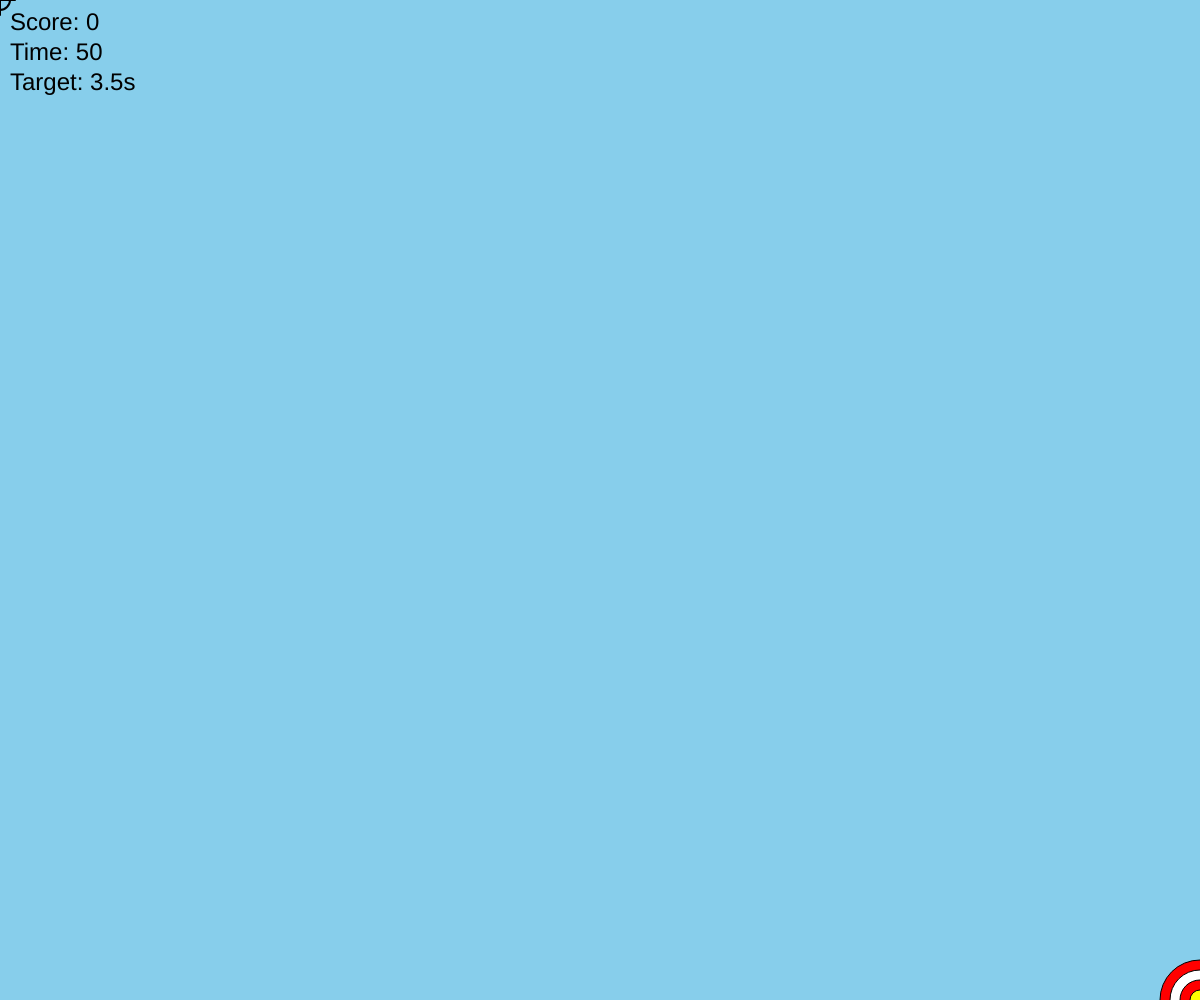
Frame 1 (no input)
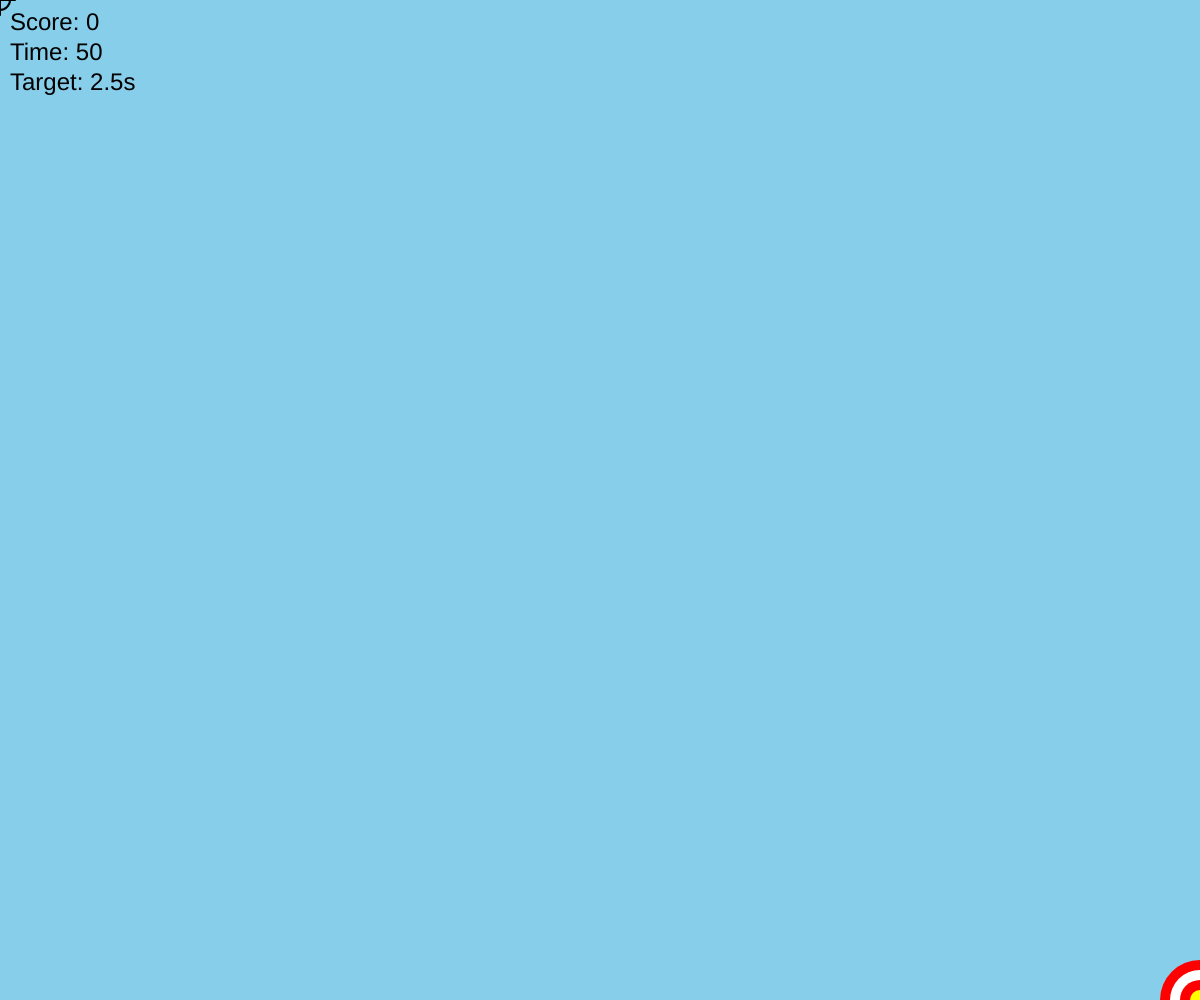
Frame 60 (no input)
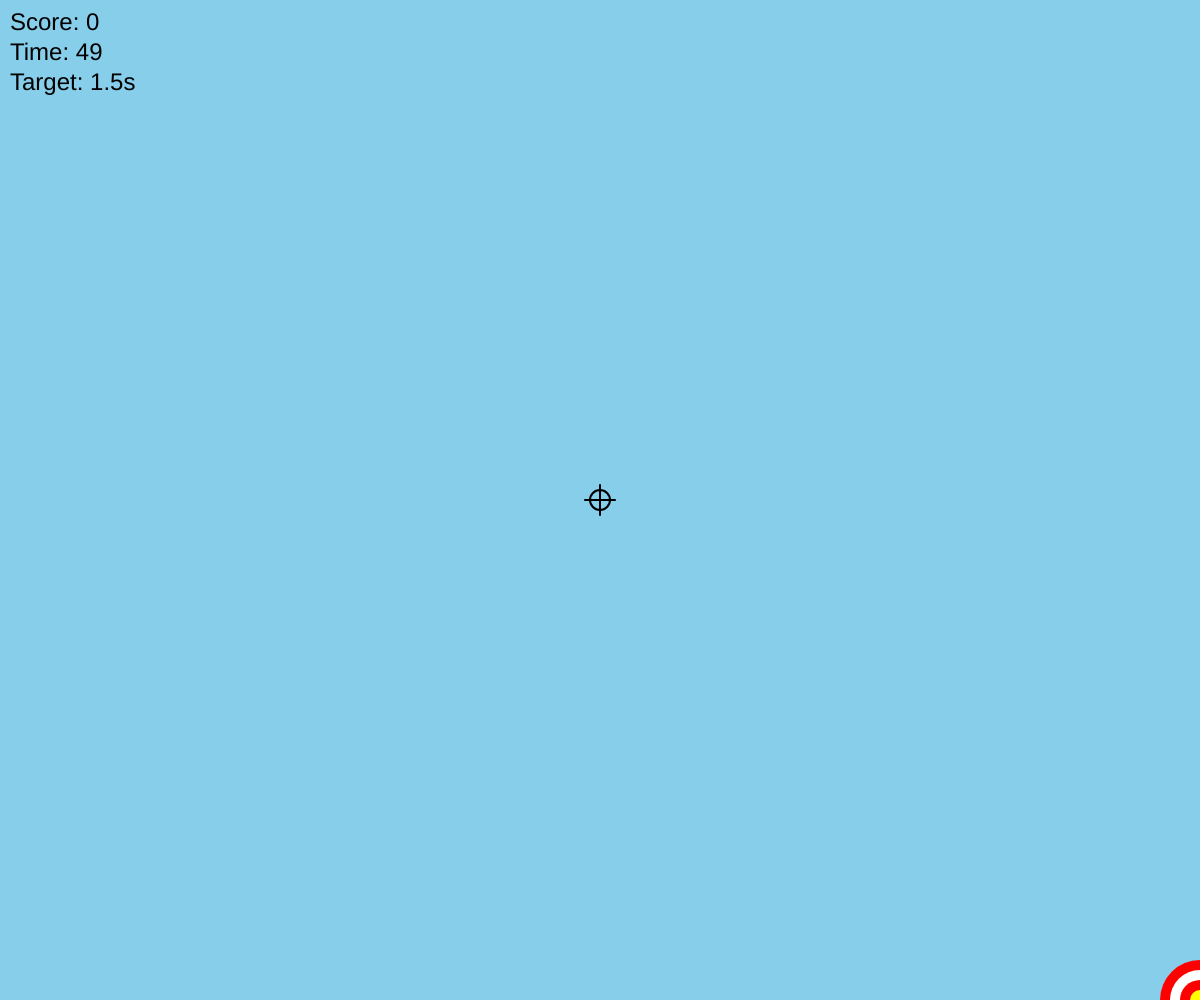
Frame 120 (the mouse pressed at the canvas centre since frame 60)

The p5.js sketch that drew these frames (run headless with seeded random() and noise() and a simulated clock; from frame 60 on, the mouse is pressed at the canvas centre):

// p5.js sketch
// ── sketch.js
let targetX = 300;
let targetY = 200;
let targetSize = 80;
let score = 0;
let timeLeft = 50;
let gameOver = false;
let targetTimeLeft = 3.5;
let maxTargetTime = 3.5;
let freezeTimeLeft = 0;

function setup() {
  createCanvas(windowWidth, windowHeight);
  noCursor();
  targetX = windowWidth;
  targetY = windowHeight;
}

function windowResized() {
  resizeCanvas(windowWidth, windowHeight);
}

function draw() {
  background(135, 206, 235);

  if (gameOver) {
    fill(0);
    textSize(48);
    textAlign(CENTER);
    text("GAME OVER", width / 2, height / 2 - 50);
    textSize(32);
    text("Final score: " + score, width / 2, height / 2 + 20);
    textSize(20);
    text("Click to play again", width / 2, height / 2 + 80);
    textAlign(LEFT);
  } else {
    fill(255, 0, 0);
    circle(targetX, targetY, targetSize);

    fill(255, 255, 255);
    circle(targetX, targetY, targetSize * 0.75);

    fill(255, 0, 0);
    circle(targetX, targetY, targetSize * 0.5);

    fill(255, 255, 0);
    circle(targetX, targetY, targetSize * 0.25);

    fill(0);
    textSize(24);
    text("Score: " + score, 10, 30);
    text("Time: " + timeLeft, 10, 60);
    text("Target: " + targetTimeLeft.toFixed(1) + "s", 10, 90);

    if (freezeTimeLeft > 0) {
      fill(0, 150, 255);
      text("FROZEN: " + freezeTimeLeft.toFixed(1) + "s", 10, 120);
    }
    
    // Game timer countdown
    if (frameCount % 60 === 0 && timeLeft > 0) {
      timeLeft = timeLeft - 1;
    }

    // Update freeze timer
    if (freezeTimeLeft > 0) {
      freezeTimeLeft = freezeTimeLeft - 1 / 60;
      if (freezeTimeLeft < 0) {
        freezeTimeLeft = 0;
      }
    }

    // Check if both A and S are held down to activate freeze
    if (keyIsDown(65) && keyIsDown(83) && freezeTimeLeft === 0) {
      freezeTimeLeft = 5.0;
    }

    // Only count down target timer if NOT frozen
    if (freezeTimeLeft <= 0) {
      targetTimeLeft = targetTimeLeft - 1 / 60;
    }

    // Check if target time ran out
    if (targetTimeLeft <= 0) {
      score = score - 1;
      targetX = random(50, width - 50);
      targetY = random(50, height - 50);
      targetTimeLeft = maxTargetTime;
    }

    // Check if game over
    if (timeLeft <= 0) {
      gameOver = true;
    }
  }

  // Draw crosshair
  stroke(0);
  strokeWeight(2);
  line(mouseX - 15, mouseY, mouseX + 15, mouseY);
  line(mouseX, mouseY - 15, mouseX, mouseY + 15);
  noFill();
  circle(mouseX, mouseY, 20);
  noStroke();
}

function mousePressed() {
  if (gameOver) {
    score = 0;
    timeLeft = 50;
    gameOver = false;
    targetX = random(50, 550);
    targetY = random(50, 350);
    targetTimeLeft = 3.5;
    maxTargetTime = 3.5;
    freezeTimeLeft = 0;
  } else {
    let distance = dist(mouseX, mouseY, targetX, targetY);

    let radius = targetSize / 2;
    let bullseyeRadius = (targetSize * 0.25) / 2;

    if (distance < bullseyeRadius) {
      score = score + 5;
      targetX = random(50, 550);
      targetY = random(50, 350);
      maxTargetTime = max(1.0, maxTargetTime - 0.1);
      targetTimeLeft = maxTargetTime;
    } else if (distance < radius) {
      score = score + 1;
      targetX = random(50, 550);
      targetY = random(50, 350);
      maxTargetTime = max(1.0, maxTargetTime - 0.1);
      targetTimeLeft = maxTargetTime;
    }
  }
}
